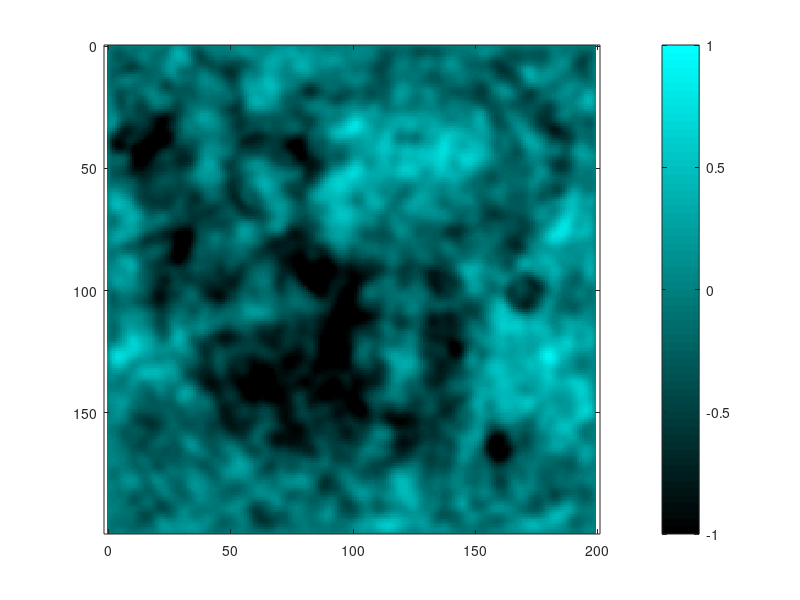

Reproduce this figure in MATLAB. (Note: this script raises an error after producing the figure.)
c=1; % speed of wave;
dx=1; % space step;
dt=0.1; % time step;


szx=200;
szy=200; % sizes
tm=2000; % time
k=0.002; % decay factor
dp=0.01; % droplet probability per one time sterp
dsz=3; % droplet size
da=0.07; % droplet amplitude

gf=0.3; % gradient factor

x=0:dx:(szx-dx);
y=0:dx:(szy-dx); % space
t=0:dt:tm; % time

[X,Y] = meshgrid(x,y);

Lx=length(x);
Ly=length(y);

u=zeros(Ly,Lx); % initial value
%u(50,70)=100; 
uo=u; % previose = curent => velocties =0

close all;
hf=figure;
ha=axes;
% hi=imshow(I);
hi=imagesc(x,y,u);
colorbar;
set(ha,'clim',[-1 1]);
axis equal;

% cyan colormap:
bl1=linspace(0,1,64)';
bl2=linspace(0.0,1,64)';
bl3=linspace(0.0,0,64)';
bl=[bl3 bl2 bl1];
colormap(bl);

D=[0 1 0; 1 -4 1; 0 1 0]; % 2d laplace operator

% sobel operator:
Gx=[-1 0 1; 
    -2 0 2;
    -1 0 1];
Gy=[-1 -2 -1;
    0 0 0;
    1 2 1];

kdt=k*dt;
c1=dt^2*c^2/dx^2;
lc=1;
dlc=15;
Ii=I;

% droplet as gaussian 
xd=-2*dsz:dx:2*dsz;
yd=-2*dsz:dx:2*dsz;
[Xd,Yd] = meshgrid(xd,yd);
Zd=-da*exp(-(Xd/dsz).^2-(Yd/dsz).^2);

lcms=10000; % start of movie record
clear F;
fc=1;
for tt=t
    un=(2-kdt)*u+(kdt-1)*uo+c1*conv2(u,D,'same'); % new
    
    uo=u; % curent become old
    u=un; % new become current
    
    if mod(lc-1,dlc)==0
        %Xi=X+gf*conv2(u,Gx,'same');
        %Yi=Y+gf*conv2(u,Gy,'same');
        %Ii(:,:,1) = interp2(X,Y,double(I(:,:,1)),Xi,Yi,'*linear',255);
        %Ii(:,:,2) = interp2(X,Y,double(I(:,:,2)),Xi,Yi,'*linear',255);
        %Ii(:,:,3) = interp2(X,Y,double(I(:,:,3)),Xi,Yi,'*linear',255);
        %set(hi,'CData',Ii);
        set(hi,'Cdata',u);
        drawnow;
        if lc>=lcms
            F(fc)=getframe(gcf);
            fc=fc+1;
        end
    end
    
    % droplets:
    if rand<dp
        x0d=2*dsz+1+(szx-4*dsz-2)*rand;
        y0d=2*dsz+1+(szy-4*dsz-2)*rand; % droplet center
        x0d=round(x0d);
        y0d=round(y0d);
        u(y0d-2*dsz:y0d+2*dsz,x0d-2*dsz:x0d+2*dsz)=...
            u(y0d-2*dsz:y0d+2*dsz,x0d-2*dsz:x0d+2*dsz)+Zd;
    end
    
    
    
    lc=lc+1;
end


% to avi:
movie2avi(F,'colormap_mov','compression','Cinepak','fps',20); % uncoment this to save the movie to avi file

% to gif:
fL0=length(F);
fL=100;
[im,map] = rgb2ind(F(1).cdata,256,'nodither');
st=2;
im(1,1,1,fL/st) = 0;
k1=1;
for kkk = 1:2:fL
  im(:,:,1,k1) = rgb2ind(F(k1).cdata,map,'nodither');
  k1=k1+1;
end
imwrite(im,map,'colormap_gif.gif','DelayTime',0,'LoopCount',inf) %g443800
